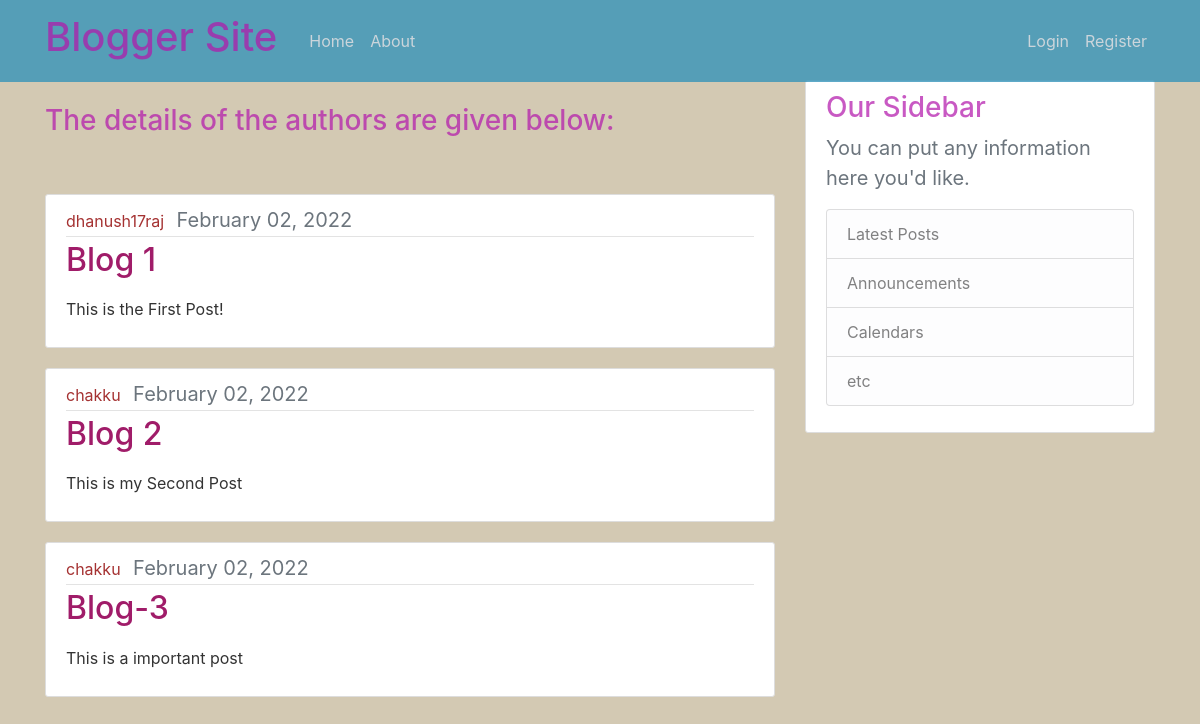
Page /studyplanner/home on the committed database.
### studyplanner/models.py (models this page shows, shortened)
class Post(models.Model):
    title = models.CharField(max_length = 50)
    content = models.TextField()
    date_posted = models.DateTimeField(default = timezone.now)
    author = models.ForeignKey(User, on_delete = models.CASCADE)

### studyplanner/views.py (the view)
# urls.py: 2. Add a URL to urlpatterns:  path('', views.home, name='home')
def home(request):
    context ={
        'posts': Post.objects.all()
    }
    return render(request, 'studyplanner/home.html', context)

### studyplanner/templates/studyplanner/home.html
{% extends "studyplanner/base.html" %}
{% block content %}
<br>
<h3>The details of the authors are given below:</h3>
<br>
<br>
 {% for post in posts %}
    <article class="media content-section">
        <div class="media-body">
        <div class="article-metadata">
          <a class="mr-2" href="#" style=" color: rgb(165, 50, 50)">{{ post.author }}</a>
        <small class="text-muted"  style = "font-size: 20px; padding-top: 100px; color: rgb(52, 10, 131);">{{ post.date_posted|date:"F d, Y" }}</small>
      </div>
      <h2><a class="article-title" href="#" style="padding-top: 30px; color: rgb(160, 28, 105);">{{ post.title }}</a></h2>
      <p class="article-content" style="padding-top: 10px;">{{ post.content }}</p>
    </div>
  </article>
 {% endfor %}
{% endblock content %}

### studyplanner/templates/studyplanner/base.html (shortened to what this page needs)
{% load static %}
<!DOCTYPE html>
<html>
<head>
    <link rel="stylesheet" href="https://stackpath.bootstrapcdn.com/bootstrap/4.1.3/css/bootstrap.min.css">
    <link rel="stylesheet" type="text/css" href= "{% static 'studyplanner/main.css' %}"" >
</head>
<body align = 'center' style="background: rgba(175, 157, 117, 0.548);">
    <header class="site-header">
        <nav class="navbar navbar-expand-md navbar-dark bg-steel fixed-top">
          <div class="container">
            <a class="navbar-brand mr-4" href="{% url 'studyplanner-home' %}"><h1>Blogger Site</h1></a>
            <div class="collapse navbar-collapse" id="navbarToggle">
              <div class="navbar-nav mr-auto">
                <a class="nav-item nav-link" href="{% url 'studyplanner-home' %}">Home</a>
                <a class="nav-item nav-link" href="{% url 'studyplanner-about' %}">About</a>
              </div>
              <div class="navbar-nav">
                <a class="nav-item nav-link" href="#">Login</a>
                <a class="nav-item nav-link" href="#">Register</a>
              </div>
            </div>
          </div>
        </nav>
     </header>
     <main role="main" class="container">
        <div class="row">
          <div class="col-md-8">
            {% block content %}{% endblock %}
          </div>
          <div class="col-md-4">
            <div class="content-section">
              <h3>Our Sidebar</h3>
              <p class="text-muted"  style = "color: rgb(134, 25, 25); font-size: 20px;" >You can put any information here you'd like.
                <ul class="list-group">
                  <li class="list-group-item list-group-item-light">Latest Posts</li>
                  <li class="list-group-item list-group-item-light">Announcements</li>
                  <li class="list-group-item list-group-item-light">Calendars</li>
                  <li class="list-group-item list-group-item-light">etc</li>
                </ul>
              </p>
            </div>
          </div>
        </div>
      </main>
</body>
</html>

### studyplanner/static/studyplanner/main.css (style rules this page uses)
body { background: #fafafa; color: #333333; margin-top: 5rem; }
h1, h2, h3, h4, h5, h6 { color: #b317abb7; }
ul { margin: 0; }
.bg-steel { background-color: #3091b8c5; }
.site-header .navbar-nav .nav-link { color: #cbd5db; }
.content-section { background: #ffffff; padding: 10px 20px; border: 1px solid #dddddd; border-radius: 3px; margin-bottom: 20px; }
.article-title { color: #444444; }
.article-content { white-space: pre-line; size : 300px; }
.article-metadata { padding-bottom: 1px; margin-bottom: 4px; border-bottom: 1px solid #e3e3e3 }

### rows in the picture
Post: author "dhanush17raj", date_posted "February 02, 2022", title "Blog 1", content "This is the First Post!"
Post: author "chakku", date_posted "February 02, 2022", title "Blog 2", content "This is my Second Post"
Post: author "chakku", date_posted "February 02, 2022", title "Blog-3", content "This is a important post"
